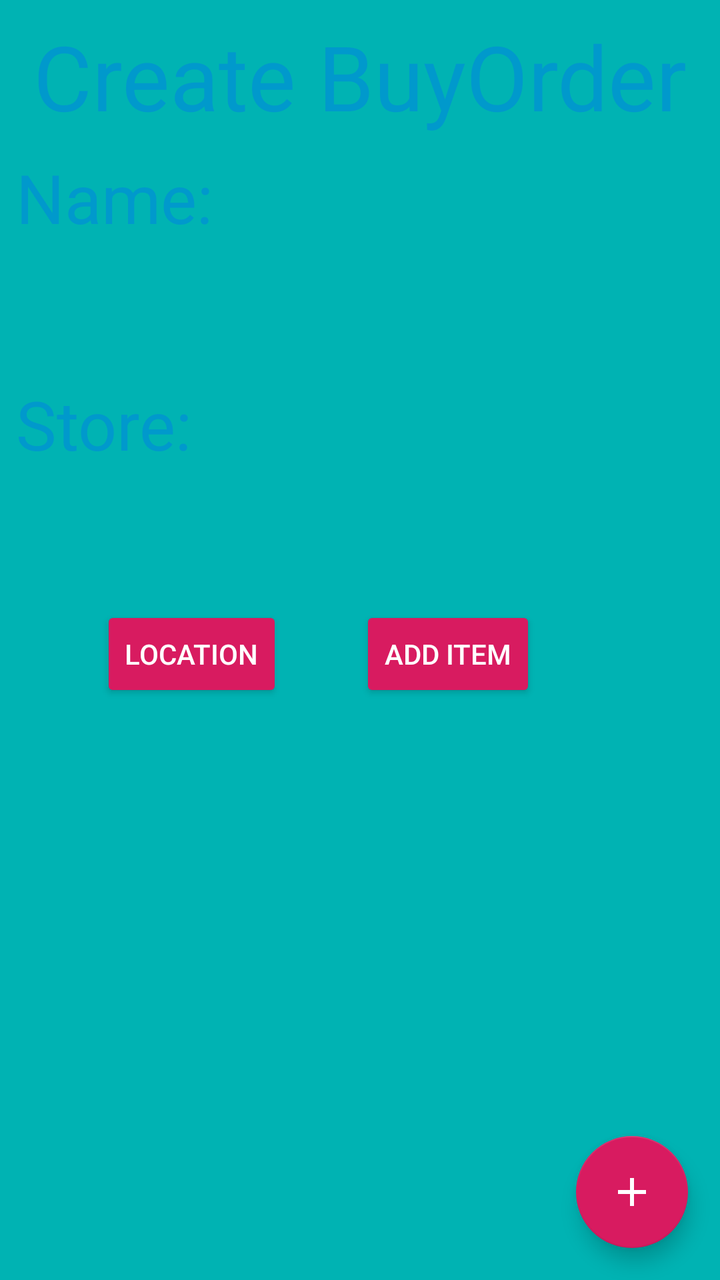
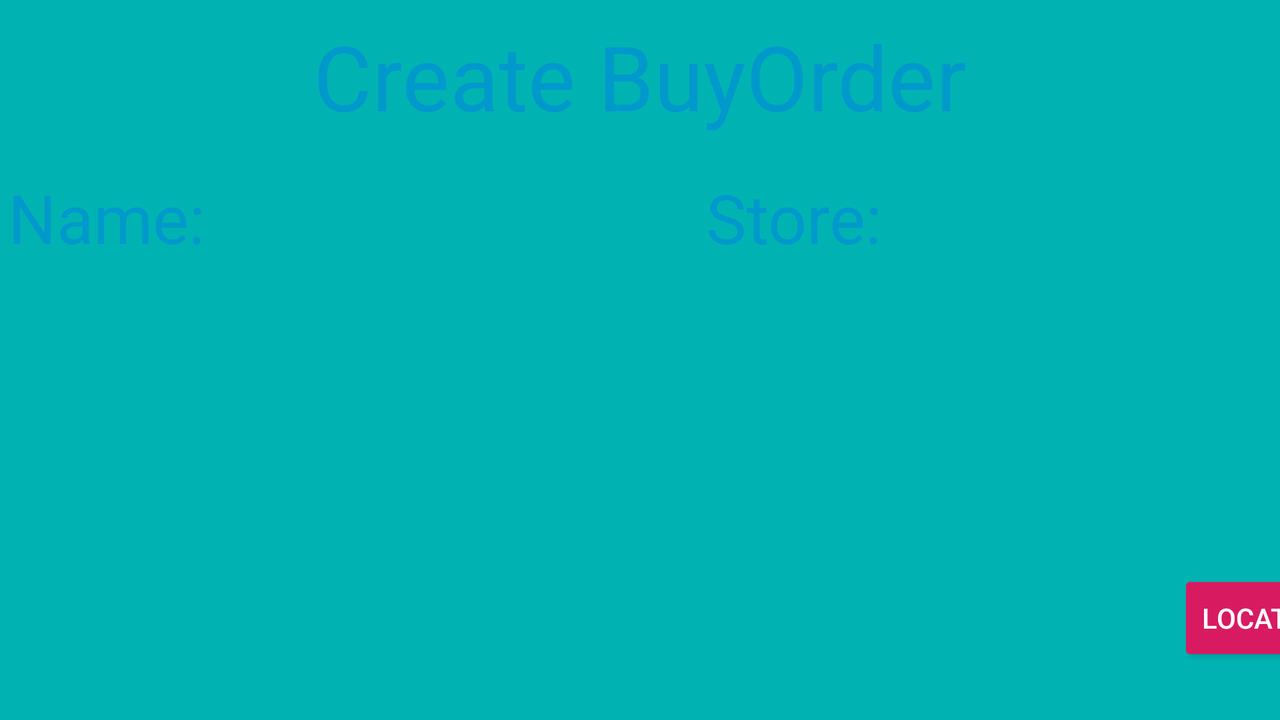

An Android layout and its configuration variant, each rendered on a device that would load it. The default file and the variant file are quoted in full after the pictures.
<!-- AndroidManifest.xml: application theme AppTheme -->
<!-- res/layout/activity_create_buy_order.xml -->
<?xml version="1.0" encoding="utf-8"?>
<androidx.constraintlayout.widget.ConstraintLayout xmlns:android="http://schemas.android.com/apk/res/android"
    xmlns:app="http://schemas.android.com/apk/res-auto"
    xmlns:tools="http://schemas.android.com/tools"
    android:layout_width="match_parent"
    android:layout_height="match_parent">


    <Button
        android:id="@+id/AddItemButton"
        style="@style/Widget.AppCompat.Button.Colored"
        android:layout_width="wrap_content"
        android:layout_height="wrap_content"
        android:layout_marginEnd="8dp"
        android:text="Add Item"
        app:layout_constraintBottom_toTopOf="@+id/ItemRecyclerView"
        app:layout_constraintEnd_toEndOf="parent"
        app:layout_constraintHorizontal_bias="0.682"
        app:layout_constraintStart_toStartOf="parent"
        app:layout_constraintTop_toBottomOf="@+id/CreateBuyOrderStoreField" />

    <Button
        android:id="@+id/LocationButton"
        style="@style/Widget.AppCompat.Button.Colored"
        android:layout_width="wrap_content"
        android:layout_height="wrap_content"
        android:text="Location"
        app:layout_constraintBottom_toTopOf="@+id/ItemRecyclerView"
        app:layout_constraintEnd_toStartOf="@+id/AddItemButton"
        app:layout_constraintHorizontal_bias="0.564"
        app:layout_constraintStart_toStartOf="parent"
        app:layout_constraintTop_toBottomOf="@+id/CreateBuyOrderStoreField" />

    <EditText
        android:id="@+id/CreateBuyOrderNameField"
        android:layout_width="wrap_content"
        android:layout_height="wrap_content"
        android:background="@color/common_google_signin_btn_text_dark_default"
        android:ems="10"
        android:inputType="textPersonName"
        android:textColor="@android:color/holo_blue_dark"
        android:textSize="24sp"
        app:layout_constraintBottom_toBottomOf="parent"
        app:layout_constraintEnd_toEndOf="parent"
        app:layout_constraintHorizontal_bias="0.062"
        app:layout_constraintStart_toStartOf="parent"
        app:layout_constraintTop_toBottomOf="@+id/CreateBuyOrderName"
        app:layout_constraintVertical_bias="0.024" />

    <EditText
        android:id="@+id/CreateBuyOrderStoreField"
        android:layout_width="wrap_content"
        android:layout_height="wrap_content"
        android:layout_marginStart="8dp"
        android:layout_marginTop="8dp"
        android:background="@color/common_google_signin_btn_text_dark_default"
        android:ems="10"
        android:inputType="textPersonName"
        android:textSize="24sp"
        app:layout_constraintStart_toStartOf="parent"
        app:layout_constraintTop_toBottomOf="@+id/CreateBuyOrderStore" />

    <TextView
        android:id="@+id/CreateBuyOrderHeader"
        android:layout_width="0dp"
        android:layout_height="wrap_content"
        android:layout_marginStart="8dp"
        android:layout_marginTop="8dp"
        android:layout_marginEnd="8dp"
        android:background="@color/common_google_signin_btn_text_dark_default"
        android:text="Create BuyOrder"
        android:textAlignment="center"
        android:textAppearance="@style/TextAppearance.AppCompat.Display2"
        android:textColor="@android:color/holo_blue_dark"
        app:layout_constraintEnd_toEndOf="parent"
        app:layout_constraintStart_toStartOf="parent"
        app:layout_constraintTop_toTopOf="parent" />

    <TextView
        android:id="@+id/CreateBuyOrderName"
        android:layout_width="wrap_content"
        android:layout_height="wrap_content"
        android:layout_marginStart="8dp"
        android:layout_marginTop="8dp"
        android:background="@color/common_google_signin_btn_text_dark_default"
        android:text="Name: "
        android:textAppearance="@style/TextAppearance.AppCompat.Display1"
        android:textColor="@android:color/holo_blue_dark"
        app:layout_constraintStart_toStartOf="parent"
        app:layout_constraintTop_toBottomOf="@+id/CreateBuyOrderHeader" />

    <TextView
        android:id="@+id/CreateBuyOrderStore"
        android:layout_width="wrap_content"
        android:layout_height="wrap_content"
        android:layout_marginStart="8dp"
        android:layout_marginTop="24dp"
        android:background="@color/common_google_signin_btn_text_dark_default"
        android:text="Store:"
        android:textAppearance="@style/TextAppearance.AppCompat.Display1"
        android:textColor="@android:color/holo_blue_dark"
        app:layout_constraintStart_toStartOf="parent"
        app:layout_constraintTop_toBottomOf="@+id/CreateBuyOrderNameField" />

    <androidx.constraintlayout.widget.Guideline
        android:id="@+id/guideline6"
        android:layout_width="wrap_content"
        android:layout_height="wrap_content"
        android:orientation="horizontal"
        app:layout_constraintGuide_begin="379dp" />

    <androidx.recyclerview.widget.RecyclerView
        android:id="@+id/ItemRecyclerView"
        android:layout_width="0dp"
        android:layout_height="0dp"
        app:layout_constraintBottom_toBottomOf="parent"
        app:layout_constraintEnd_toEndOf="parent"
        app:layout_constraintStart_toStartOf="parent"
        app:layout_constraintTop_toTopOf="@+id/guideline6" />

    <com.google.android.material.floatingactionbutton.FloatingActionButton
        android:id="@+id/FinishBuyOrderCreationButton"
        android:layout_width="wrap_content"
        android:layout_height="wrap_content"
        android:layout_marginEnd="16dp"
        android:layout_marginBottom="16dp"
        android:clickable="true"
        app:layout_constraintBottom_toBottomOf="parent"
        app:layout_constraintEnd_toEndOf="parent"
        app:srcCompat="@drawable/ic_add_black_24dp" />

</androidx.constraintlayout.widget.ConstraintLayout>
<!-- resources referenced by this layout -->
<resources>
  <!-- drawable ic_add_black_24dp (drawable) -->
  <vector android:height="200dp" android:tint="#FFFFFF"
      android:viewportHeight="24.0" android:viewportWidth="24.0"
      android:width="200dp"  xmlns:android="http://schemas.android.com/apk/res/android">
      <path android:fillColor="#FF000000" android:pathData="M19,13h-6v6h-2v-6H5v-2h6V5h2v6h6v2z"/>
  </vector>
  <style name="AppTheme" parent="Theme.AppCompat.Light.DarkActionBar">
          <item name="colorPrimary">@color/colorPrimary</item>
          <item name="colorPrimaryDark">@color/colorPrimaryDark</item>
          <item name="colorAccent">@color/colorAccent</item>
          <item name="android:colorBackground">@color/colorback</item>
      </style>
  <color name="colorPrimary">#3366FF</color>
  <color name="colorPrimaryDark">#00574B</color>
  <color name="colorAccent">#D81B60</color>
  <color name="colorback">#00B3B3</color>
</resources>
<!-- res/layout-land/activity_create_buy_order.xml (the author's variant of the layout above) -->
<!-- drawn on the phone turned sideways -->
<?xml version="1.0" encoding="utf-8"?>
<androidx.constraintlayout.widget.ConstraintLayout xmlns:android="http://schemas.android.com/apk/res/android"
    xmlns:app="http://schemas.android.com/apk/res-auto"
    xmlns:tools="http://schemas.android.com/tools"
    android:layout_width="match_parent"
    android:layout_height="match_parent">


    <TextView
        android:id="@+id/CreateBuyOrderHeader"
        android:layout_width="0dp"
        android:layout_height="wrap_content"
        android:layout_marginStart="8dp"
        android:layout_marginTop="8dp"
        android:layout_marginEnd="8dp"
        android:background="@color/common_google_signin_btn_text_dark_default"
        android:text="Create BuyOrder"
        android:textAlignment="center"
        android:textAppearance="@style/TextAppearance.AppCompat.Display2"
        android:textColor="@android:color/holo_blue_dark"
        app:layout_constraintEnd_toEndOf="parent"
        app:layout_constraintStart_toStartOf="parent"
        app:layout_constraintTop_toTopOf="parent" />

    <androidx.constraintlayout.widget.Guideline
        android:id="@+id/guideline"
        android:layout_width="wrap_content"
        android:layout_height="wrap_content"
        android:layout_marginTop="8dp"
        android:layout_marginBottom="8dp"
        android:orientation="horizontal"
        app:layout_constraintBottom_toBottomOf="parent"
        app:layout_constraintGuide_begin="233dp"
        app:layout_constraintTop_toTopOf="parent" />

    <TextView
        android:id="@+id/CreateBuyOrderName"
        android:layout_width="wrap_content"
        android:layout_height="wrap_content"
        android:layout_marginStart="4dp"
        android:layout_marginTop="8dp"
        android:layout_marginBottom="8dp"
        android:background="@color/common_google_signin_btn_text_dark_default"
        android:text="Name: "
        android:textAppearance="@style/TextAppearance.AppCompat.Display1"
        android:textColor="@android:color/holo_blue_dark"
        app:layout_constraintBottom_toTopOf="@+id/guideline"
        app:layout_constraintStart_toStartOf="parent"
        app:layout_constraintTop_toBottomOf="@+id/CreateBuyOrderHeader"
        app:layout_constraintVertical_bias="0.098" />

    <androidx.recyclerview.widget.RecyclerView
        android:id="@+id/ItemRecyclerView"
        android:layout_width="0dp"
        android:layout_height="0dp"
        android:layout_marginStart="8dp"
        android:layout_marginTop="8dp"
        android:layout_marginEnd="8dp"
        android:layout_marginBottom="8dp"
        app:layout_constraintBottom_toBottomOf="parent"
        app:layout_constraintEnd_toStartOf="@+id/guideline5"
        app:layout_constraintStart_toStartOf="parent"
        app:layout_constraintTop_toTopOf="@+id/guideline" />

    <Button
        android:id="@+id/AddItemButton"
        style="@style/Widget.AppCompat.Button.Colored"
        android:layout_width="wrap_content"
        android:layout_height="wrap_content"
        android:layout_marginStart="8dp"
        android:layout_marginTop="8dp"
        android:layout_marginEnd="8dp"
        android:layout_marginBottom="8dp"
        android:text="Add Item"
        app:layout_constraintBottom_toBottomOf="parent"
        app:layout_constraintEnd_toEndOf="parent"
        app:layout_constraintHorizontal_bias="1.0"
        app:layout_constraintStart_toStartOf="@+id/guideline5"
        app:layout_constraintTop_toBottomOf="@+id/LocationButton"
        app:layout_constraintVertical_bias="0.428" />

    <EditText
        android:id="@+id/CreateBuyOrderNameField"
        android:layout_width="wrap_content"
        android:layout_height="wrap_content"
        android:layout_marginStart="8dp"
        android:layout_marginTop="8dp"
        android:layout_marginBottom="8dp"
        android:background="@color/common_google_signin_btn_text_dark_default"
        android:ems="10"
        android:inputType="textPersonName"
        android:textColor="@android:color/holo_blue_dark"
        android:textSize="24sp"
        app:layout_constraintBottom_toTopOf="@+id/guideline"
        app:layout_constraintStart_toStartOf="parent"
        app:layout_constraintTop_toBottomOf="@+id/CreateBuyOrderName" />

    <Button
        android:id="@+id/LocationButton"
        style="@style/Widget.AppCompat.Button.Colored"
        android:layout_width="wrap_content"
        android:layout_height="wrap_content"
        android:layout_marginStart="8dp"
        android:layout_marginTop="52dp"
        android:layout_marginEnd="4dp"
        android:text="Location"
        app:layout_constraintEnd_toEndOf="parent"
        app:layout_constraintStart_toStartOf="@+id/guideline5"
        app:layout_constraintTop_toTopOf="@+id/guideline" />

    <TextView
        android:id="@+id/CreateBuyOrderStore"
        android:layout_width="wrap_content"
        android:layout_height="wrap_content"
        android:layout_marginStart="8dp"
        android:layout_marginTop="8dp"
        android:layout_marginBottom="8dp"
        android:background="@color/common_google_signin_btn_text_dark_default"
        android:text="Store:"
        android:textAppearance="@style/TextAppearance.AppCompat.Display1"
        android:textColor="@android:color/holo_blue_dark"
        app:layout_constraintBottom_toTopOf="@+id/guideline"
        app:layout_constraintStart_toStartOf="@+id/guideline4"
        app:layout_constraintTop_toBottomOf="@+id/CreateBuyOrderHeader"
        app:layout_constraintVertical_bias="0.098" />

    <EditText
        android:id="@+id/CreateBuyOrderStoreField"
        android:layout_width="wrap_content"
        android:layout_height="wrap_content"
        android:layout_marginStart="12dp"
        android:layout_marginTop="8dp"
        android:layout_marginBottom="8dp"
        android:background="@color/common_google_signin_btn_text_dark_default"
        android:ems="10"
        android:inputType="textPersonName"
        android:textSize="24sp"
        app:layout_constraintBottom_toTopOf="@+id/guideline"
        app:layout_constraintStart_toStartOf="@+id/guideline4"
        app:layout_constraintTop_toBottomOf="@+id/CreateBuyOrderStore" />

    <androidx.constraintlayout.widget.Guideline
        android:id="@+id/guideline4"
        android:layout_width="wrap_content"
        android:layout_height="wrap_content"
        android:orientation="vertical"
        app:layout_constraintGuide_begin="345dp" />

    <androidx.constraintlayout.widget.Guideline
        android:id="@+id/guideline5"
        android:layout_width="wrap_content"
        android:layout_height="wrap_content"
        android:orientation="vertical"
        app:layout_constraintGuide_begin="625dp" />

</androidx.constraintlayout.widget.ConstraintLayout>
<!-- resources referenced by the variant -->
<!-- as the phone turned sideways resolves them -->
<resources>
  <style name="AppTheme" parent="Theme.AppCompat.Light.DarkActionBar">
          <item name="colorPrimary">@color/colorPrimary</item>
          <item name="colorPrimaryDark">@color/colorPrimaryDark</item>
          <item name="colorAccent">@color/colorAccent</item>
          <item name="android:colorBackground">@color/colorback</item>
      </style>
  <color name="colorPrimary">#3366FF</color>
  <color name="colorPrimaryDark">#00574B</color>
  <color name="colorAccent">#D81B60</color>
  <color name="colorback">#00B3B3</color>
</resources>
